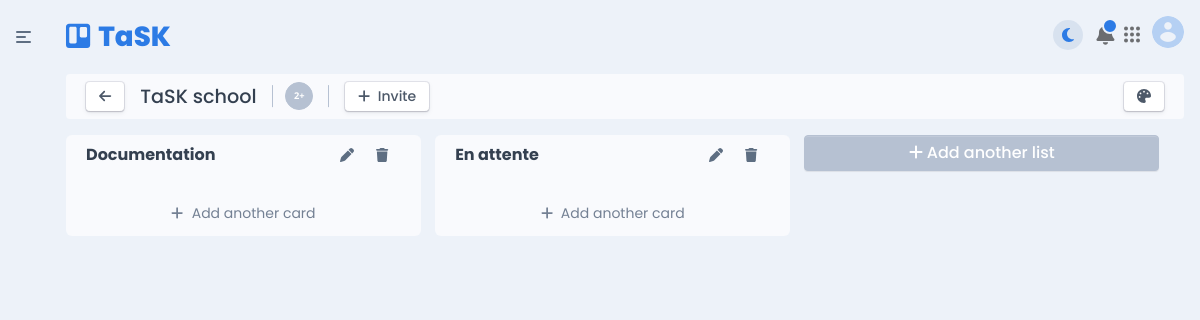
The app's page /task/workspace/1/4, older data.
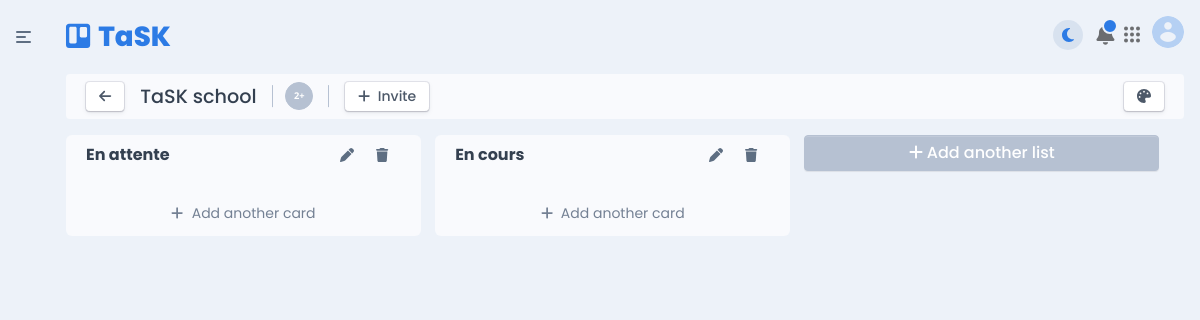
The same page, newer data.
### task/models.py (models this page shows, shortened)
class WorkspaceColumn(models.Model):
    title = models.CharField(max_length=350)
    date=models.DateTimeField(auto_now_add=True)
    added_by = models.ForeignKey(User, on_delete=models.CASCADE)
    workspace=models.ForeignKey(Workspace, on_delete=models.CASCADE)
    class Meta:
        verbose_name = 'WorkspaceColumn'
        verbose_name_plural = 'WorkspaceColums'

### task/views.py (the view)
# urls.py: path('workspace/<str:user>/<int:pk>', workspace , name="workspace"),
def workspace(request, user , pk):
    workspace = get_object_or_404(Workspace, pk = pk)
    columns = WorkspaceColumn.objects.filter(workspace = workspace.pk)
    cards = ColumnCard.objects.all()
    context = {
        'workspace' : workspace,
        'columns' : columns,
        'cards' : cards,
    }
    return render(request, 'task/pages/workspace.html', context)

### context_processor.py (called while the page is built)
def all_context(request):
    user = request.user
    try :
        site = Site.objects.get(pk = 1)
    except Site.DoesNotExist :
        site = None
    try :
        avatar = Avatar.objects.get(user = user.pk, primary = 1)
        print(avatar)
    except Avatar.DoesNotExist :
        avatar = None
        print(avatar)
    context = {
        'avatar' : avatar,
        'site' : site,
        'path' : request.path
    }
    return context

### task/templates/task/pages/workspace.html (shortened to what this page needs)
{% extends "task/base.html" %}
{% block content %}
<div class=" h-100">
{% include "task/items/kanban-header.html" %}
<div class="kanban-container scrollbar me-n3" >
{% include "task/items/kanban/column.html" %}
  <div class="kanban-column">
    <button class="btn d-block w-100 btn-secondary bg-400 border-400" data-bs-toggle="collapse" data-bs-target="#addListForm" aria-expanded="false" aria-controls="addListForm"><span class="fas fa-plus me-1"> </span>Add another list</button>
</div>
</div>
</div>
{% endblock content %}

### task/templates/task/items/kanban/column.html (shortened to what this page needs)
{% for column in columns %}
<div class="kanban-column " id="kanbancolumn{{column.pk}}">
  <div class="kanban-column-header">
    <h5 data-column-pk={{ column.pk }} data-btn-edit-id="btn_edit_column{{ column.pk }}" role="button" class="fs-0 mb-0 fw-bold btn_edit_column" id="labelcolumn{{ column.pk }}" data-input-id="editcolumn{{ column.pk }}" data-label-id="labelcolumn{{ column.pk }}" data-btn-save-id="btnsavetitlecolumn{{ column.pk }}">{{ column.title }} </h5>
    <div class="d-flex ">
    <div class=" font-sans-serif btn-reveal-trigger">
      <button class="btn btn-sm btn-reveal py-0 px-2 btn_edit_column" type="button" id="btn_edit_column{{ column.pk }}" aria-haspopup="true" aria-expanded="false" data-input-id="editcolumn{{ column.pk }}" data-label-id="labelcolumn{{ column.pk }}" data-btn-save-id="btnsavetitlecolumn{{ column.pk }}" data-btn-edit-id="btn_edit_column{{ column.pk }}" data-column-pk={{ column.pk }}><span class="fas fa-pen"></span></button>
    </div>
    <div class=" font-sans-serif btn-reveal-trigger mx-1">
      <button class="btn btn-sm btn-reveal py-0 px-2 btn-delete-column" type="button" id="kanbanColumn1" aria-haspopup="true" aria-expanded="false" data-column-pk={{ column.pk }} data-column-item-id="kanbancolumn{{column.pk}}"><span class="fas fa-trash"></span></button>
    </div>
  </div>
  </div>
  <div class="kanban-items-container kanbancontainer{{ column.pk }}   scrollbar">
  </div>
  <div class="kanban-column-footer"><button class="btn btn-link btn-sm d-block w-100 btn-add-card shadow-none text-decoration-none text-600" type="button" ><span class="fas fa-plus me-2"></span>Add another card</button></div>
</div>
{% endfor %}

Row changes from the older to the newer data that the page shows:
removed WorkspaceColumn: title "Documentation"
added WorkspaceColumn: title "En cours"
